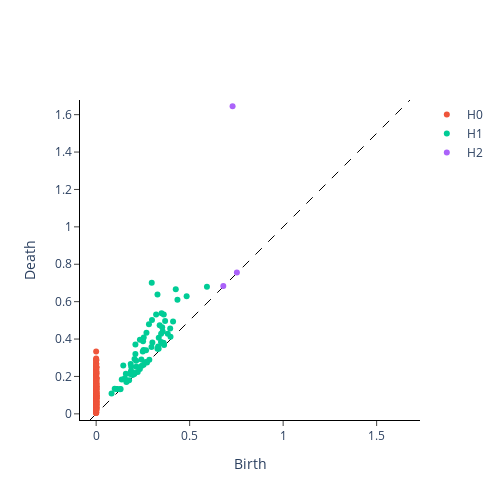

Source (notebook cell):
### Code cell
from gtda.plotting import plot_diagram

# Plot the persistence diagram for the first point cloud
plot_diagram(diagrams_basic[0])
